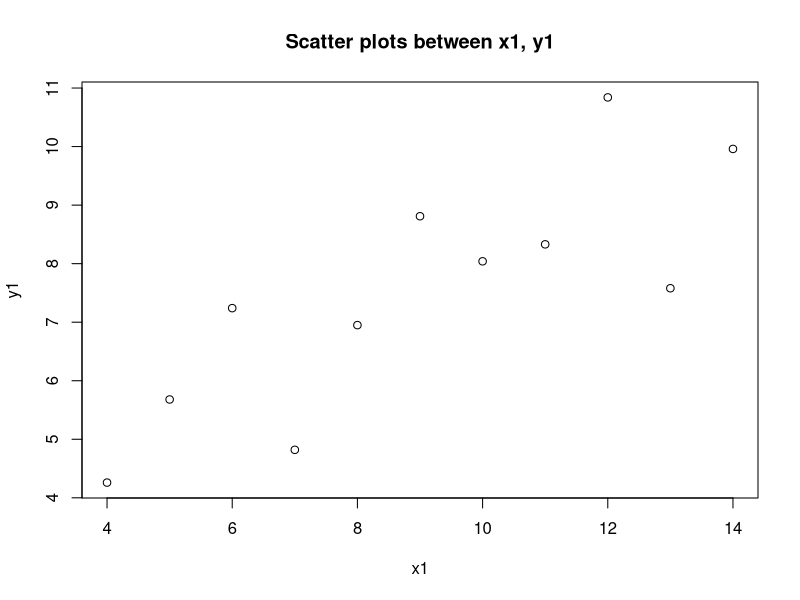
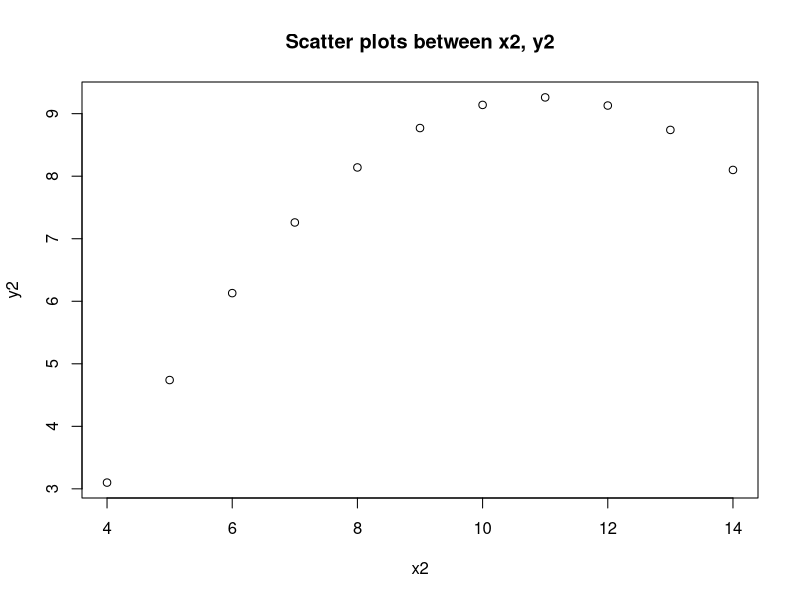
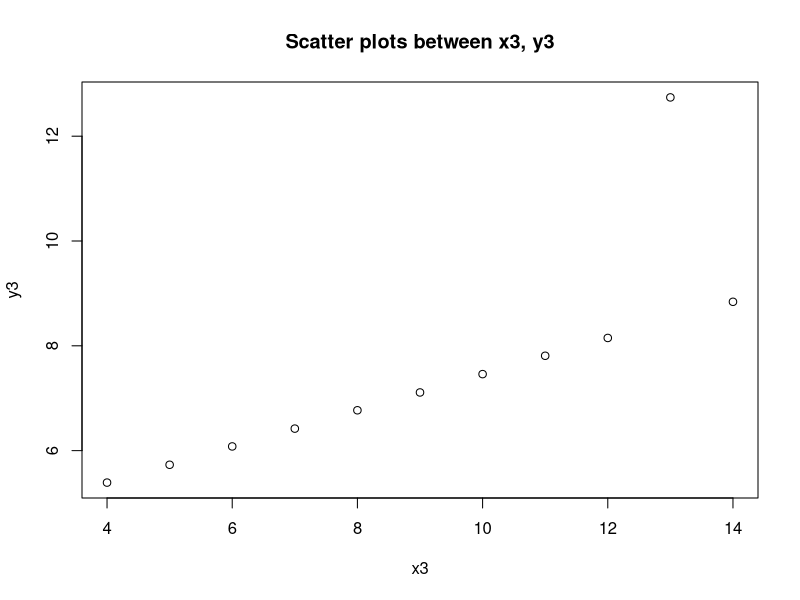
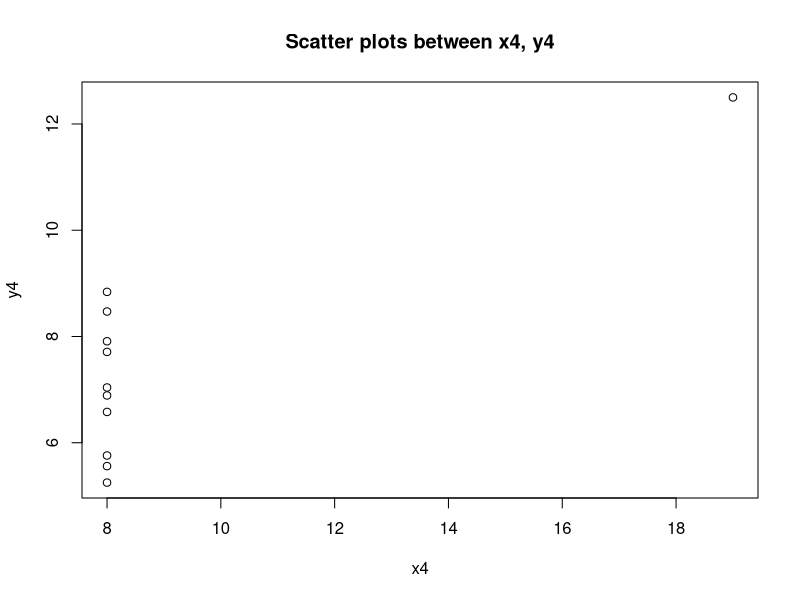
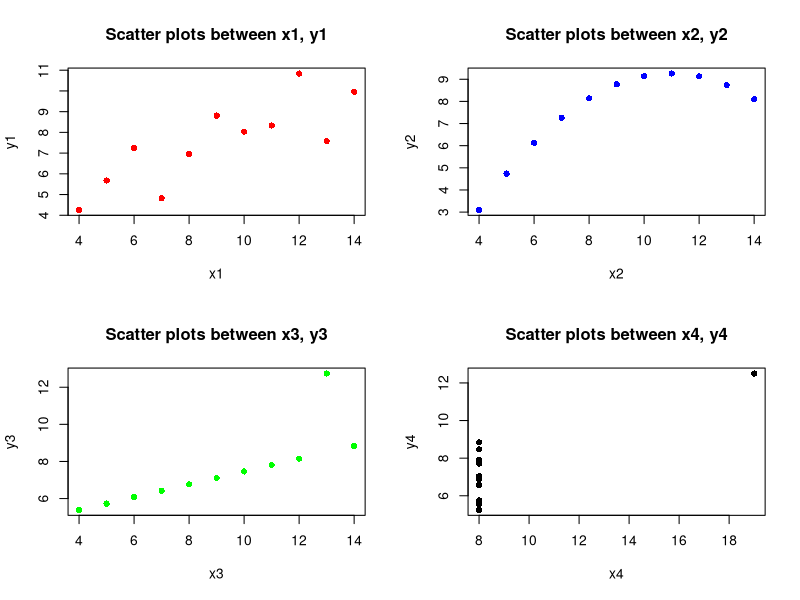
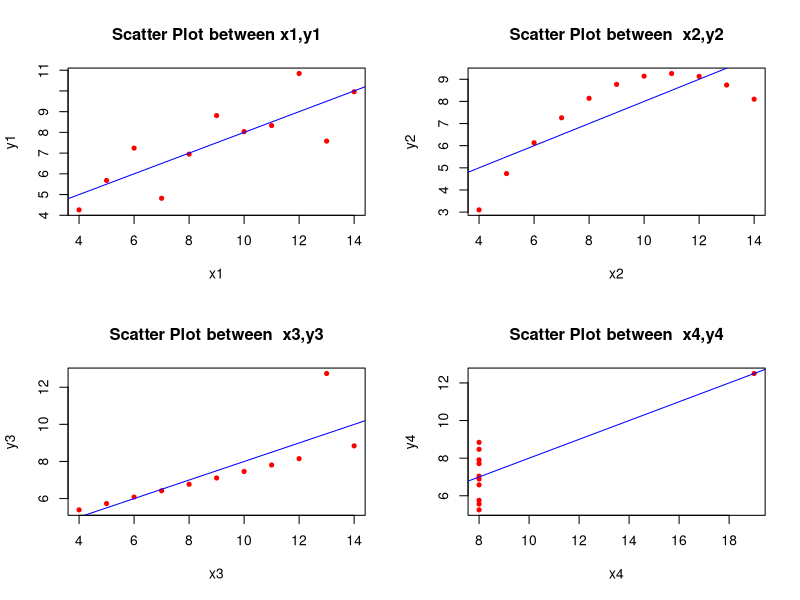

The R script that drew these images, in order:
## ---- chunk 1
knitr::opts_chunk$set(echo = TRUE)
## ---- chunk 2
data <- anscombe
## ---- chunk 3
# assign variables x1, x2, x3, x4, y1, y2, y3, y4
x1 <- data$x1
x2 <- data$x2
x3 <- data$x3
x4 <- data$x4
y1 <- data$y1
y2 <- data$y2
y3 <- data$y3
y4 <- data$y4
# mean and variance of x1
mean(x1)
var(x1)
# mean and variance of x2
mean(x2)
var(x2)
# mean and variance of x3
mean(x3)
var(x3)
# mean and variance of x4
mean(x4)
var(x4)

# mean and variance of y1
mean(y1)
var(y1)
# mean and variance of y2
mean(y2)
var(y2)
# mean and variance of y3
mean(y3)
var(y3)
# mean and variance of y4
mean(y4)
var(y4)

library("fBasics")
correlationTest(x1, y1)
correlationTest(x2, y2)
correlationTest(x3, y3)
correlationTest(x4, y4)
## ---- chunk 4
plot(x1, y1, main="Scatter plots between x1, y1")
plot(x2, y2, main="Scatter plots between x2, y2")
plot(x3, y3, main="Scatter plots between x3, y3")
plot(x4, y4, main="Scatter plots between x4, y4")
## ---- chunk 5
par(mfrow=c(2,2))
plot(x1, y1, main="Scatter plots between x1, y1", pch=16, col="red")
plot(x2, y2, main="Scatter plots between x2, y2", pch=16, col="blue")
plot(x3, y3, main="Scatter plots between x3, y3", pch=16, col="green")
plot(x4, y4, main="Scatter plots between x4, y4", pch=16, col="black")
## ---- chunk 6
# linear model between x1 ~ y1
lm_1 <- lm(y1 ~ x1)
summary(lm_1)
# linear model between x2 ~ y2
lm_2 <- lm(y2 ~ x2)
summary(lm_2)
# linear model between x3 ~ y3
lm_3 <- lm(y3 ~ x3)
summary(lm_3)
# linear model between x4 ~ y4
lm_4 <- lm(y4 ~ x4)
summary(lm_4)
## ---- chunk 7
par(mfrow= c(2,2))

plot(x1, y1, main = "Scatter Plot between x1,y1", pch = 20, col="red")
abline(lm_1, col = "blue")

plot(x2, y2, main = "Scatter Plot between  x2,y2", pch = 20, col="red")
abline(lm_2, col = "blue")

plot(x3, y3, main = "Scatter Plot between  x3,y3", pch = 20, col="red")
abline(lm_3, col = "blue")

plot(x4, y4, main = "Scatter Plot between  x4,y4", pch = 20, col="red")
abline(lm_4, col = "blue")
## ---- chunk 8
anova(lm_1)
anova(lm_2)
anova(lm_3)
anova(lm_4)
